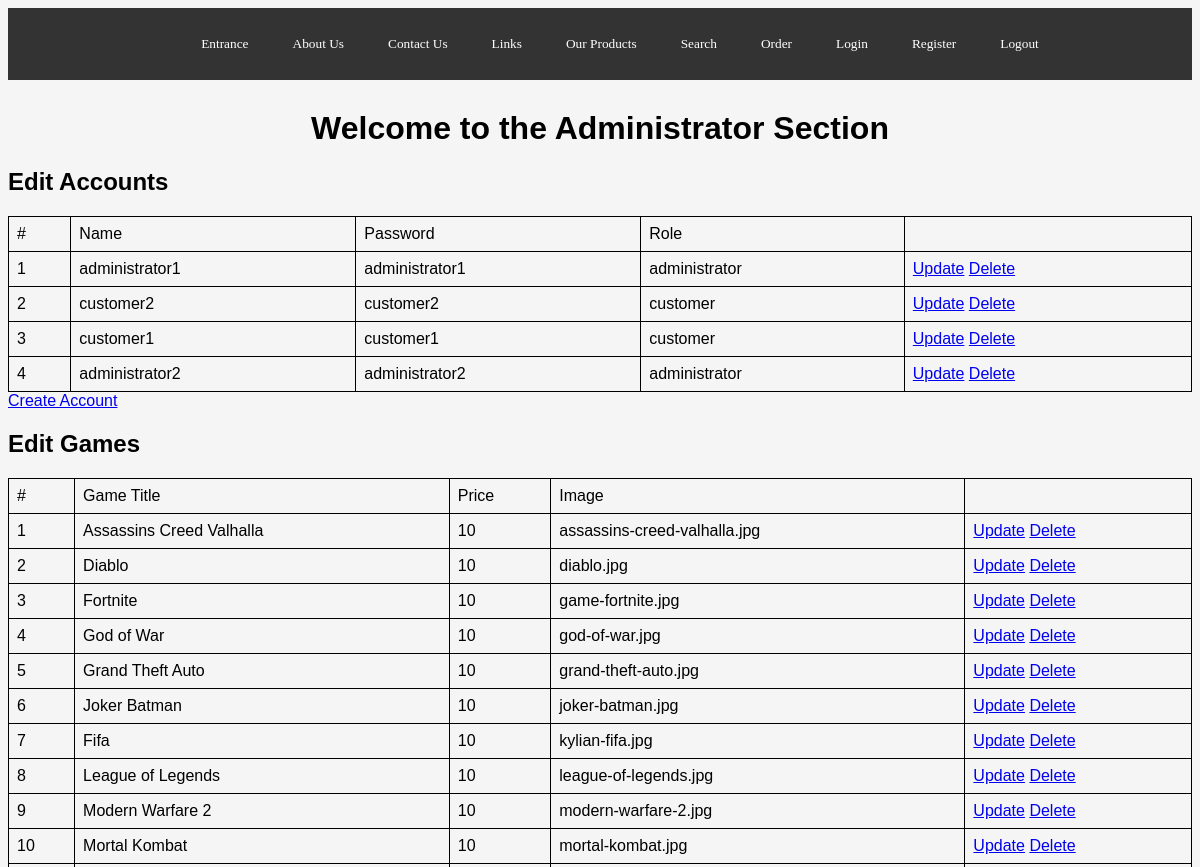
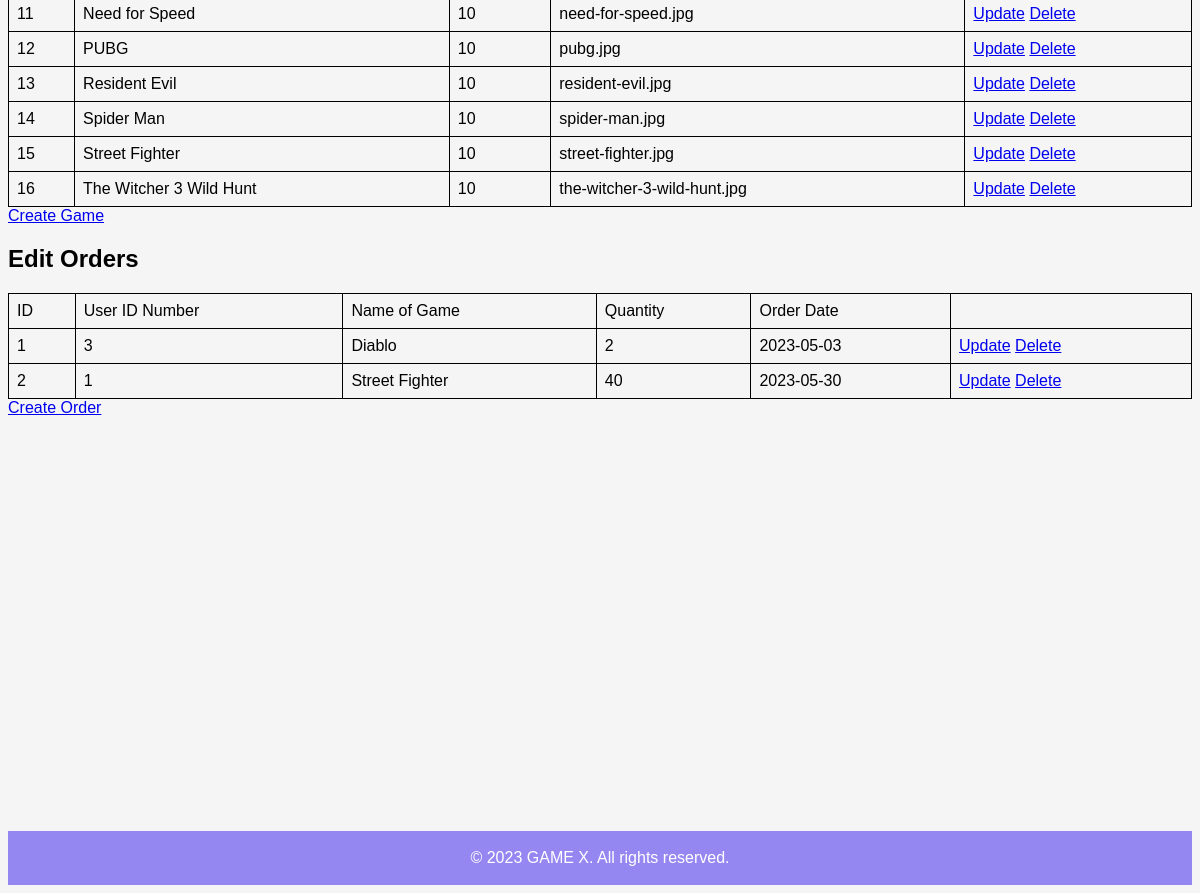
The app's page /admin.php with its own data (2 pictures, top to bottom).
### tables this page shows
CREATE TABLE IF NOT EXISTS `users` (
  `id` int(20) NOT NULL AUTO_INCREMENT,
  `user` varchar(255) NOT NULL,
  `password` varchar(255) NOT NULL,
  `role` varchar(255) NOT NULL,
  PRIMARY KEY (`id`)
);

CREATE TABLE IF NOT EXISTS `games` (
  `id` int(20) NOT NULL AUTO_INCREMENT,
  `game` varchar(255) NOT NULL,
  `price` varchar(255) NOT NULL,
  `image` varchar(255) NOT NULL,
  PRIMARY KEY (`id`)
);

CREATE TABLE IF NOT EXISTS `orders` (
  `id` int(20) NOT NULL AUTO_INCREMENT,
  `user` varchar(255) NOT NULL,
  `game` varchar(255) NOT NULL,
  `quantity` int(50) NOT NULL,
  `date` date NOT NULL,
  PRIMARY KEY (`id`)
);

### admin.php (the view, shortened to what this page needs)
<?php
$pdo = pdo_connect();
$stmt = $pdo->prepare("SELECT * FROM users");
$stmt->execute();
$accounts = $stmt->fetchAll(PDO::FETCH_ASSOC);
$stmt = $pdo->prepare("SELECT * FROM games");
$stmt->execute();
$games = $stmt->fetchAll(PDO::FETCH_ASSOC);
$stmt = $pdo->prepare("SELECT * FROM orders");
$stmt->execute();
$orders = $stmt->fetchAll(PDO::FETCH_ASSOC);
?>
<!DOCTYPE html>
<html lang="en">
<head>
    <link rel="stylesheet" type="text/css" href="admin.css">
</head>
<body>
    <nav>
        <ul class="navcenter">
        <li><button id="entrance" onclick="gotoentrance()">Entrance</button></li>
			<li><button id="about" onclick="gotoabout()">About Us</button></li>
			<li><button id="contact" onclick="gotocontact()">Contact Us</button></li>
            <li><button id="links" onclick="gotolinks()">Links</button></li>
            <li><button id="products" onclick="gotoproducts()">Our Products</button></li>
            <li><button id="search" onclick="gotosearch()">Search</button></li>
            <li><button id="order" onclick="gotoorder()">Order</button></li>
            <li><button id="login" onclick="gotologin()">Login</button></li>
            <li><button id="register"onclick="gotoregister()">Register</button></li>
            <li><button id="logout" onclick="gotologout()">Logout</button></li>
        </ul>
    </nav>
    <h1>Welcome to the Administrator Section</h1>
    <section>
    <h2>Edit Accounts</h2>
    <table>
            <thead>
                <tr>
                <td>#</td>
                <td>Name</td>
                <td>Password</td>
                <td>Role</td>
                <td></td>
                </tr>
            </thead>
            <tbody>
            <tr>
                <?php foreach ($accounts as $account){ ?>
                <td><?=$account['id']?></td>
                <td><?=$account['user']?></td>
                <td><?=$account['password']?></td>
                <td><?=$account['role']?></td>
                <td>
                    <a href="admin.php?update_account=<?=$account['id']?>">Update</a>
                    <a href="admin.php?delete_account=<?=$account['id']?>">Delete</a>
                </td>
                </tr>
                <?php }; ?>
            </tbody>
    </table>
    <a href="admin.php?create_account">Create Account</a>
    <h2>Edit Games</h2>
    <table>
            <thead>
                <tr>
                <td>#</td>
                <td>Game Title</td>
                <td>Price</td>
                <td>Image</td>
                <td></td>
                </tr>
            </thead>
            <tbody>
            <tr>
                <?php foreach ($games as $game): ?>
                <td><?=$game['id']?></td>
                <td><?=$game['game']?></td>
                <td><?=$game['price']?></td>
                <td><?=$game['image']?></td>
                <td>
                    <a href="admin.php?update_game=<?=$game['id']?>">Update</a>
                    <a href="admin.php?delete_game=<?=$game['id']?>">Delete</a>
                </td>
                </tr>
                <?php endforeach; ?>
            </tbody>
        </table>
        <a href="admin.php?create_game">Create Game</a>
    <h2>Edit Orders</h2>
    <table>
            <thead>
                <tr>
                <td>ID</td>
                <td>User ID Number</td>
                <td>Name of Game</td>
                <td>Quantity</td>
                <td>Order Date</td>
                <td></td>
                </tr>
            </thead>
            <tbody>
            <tr>
                <?php foreach ($orders as $order): ?>
                <td><?=$order['id']?></td>
                <td><?=$order['user']?></td>
                <td><?=$order['game']?></td>
                <td><?=$order['quantity']?></td>
                <td><?=$order['date']?></td>
                <td>
                    <a href="admin.php?update_order=<?=$order['id']?>">Update</a>
                    <a href="admin.php?delete_order=<?=$order['id']?>">Delete</a>
                </td>
                </tr>
                <?php endforeach; ?>
            </tbody>
        </table>
        <a href="admin.php?create_order">Create Order</a>
</section>
    <footer>
        <p>&copy; 2023 GAME X. All rights reserved.</p>
    </footer>
</body>
</html>

### admin.css (style rules this page uses)
* { box-sizing: border-box; }
nav { display: flex; justify-content: center; align-items: center; background-color: #333; }
ul { list-style: none; display: flex; }
li { margin: 0 10px; }
table { border: 1px solid black; border-collapse: collapse; width: 100%; }
td { border: 1px solid black; padding: 8px; }
.navcenter button { font-family: cursive; border-radius: 25%; cursor: pointer; background-color: transparent; color: rgb(255, 255, 255); border-radius: 50%; padding: 10px; text-align: center; border-color: transparent; }
body { font-family: Arial, sans-serif; background-color: #f5f5f5; }
h1 { text-align: center; margin-top: 30px; }
footer { background-color: #9587f1; color: #fff; padding: 2px; text-align: center; margin-top: 35%; }

### records on screen
users: id "1", user "administrator1", password "administrator1", role "administrator"
users: id "2", user "customer2", password "customer2", role "customer"
users: id "3", user "customer1", password "customer1", role "customer"
users: id "4", user "administrator2", password "administrator2", role "administrator"
games: id "1", game "Assassins Creed Valhalla", price "10", image "assassins-creed-valhalla.jpg"
games: id "2", game "Diablo", price "10", image "diablo.jpg"
games: id "3", game "Fortnite", price "10", image "game-fortnite.jpg"
games: id "4", game "God of War", price "10", image "god-of-war.jpg"
games: id "5", game "Grand Theft Auto", price "10", image "grand-theft-auto.jpg"
games: id "6", game "Joker Batman", price "10", image "joker-batman.jpg"
games: id "7", game "Fifa", price "10", image "kylian-fifa.jpg"
games: id "8", game "League of Legends", price "10", image "league-of-legends.jpg"
games: id "9", game "Modern Warfare 2", price "10", image "modern-warfare-2.jpg"
games: id "10", game "Mortal Kombat", price "10", image "mortal-kombat.jpg"
games: id "11", game "Need for Speed", price "10", image "need-for-speed.jpg"
games: id "12", game "PUBG", price "10", image "pubg.jpg"
games: id "13", game "Resident Evil", price "10", image "resident-evil.jpg"
games: id "14", game "Spider Man", price "10", image "spider-man.jpg"
games: id "15", game "Street Fighter", price "10", image "street-fighter.jpg"
games: id "16", game "The Witcher 3 Wild Hunt", price "10", image "the-witcher-3-wild-hunt.jpg"
orders: id "1", user "3", game "Diablo", quantity "2", date "2023-05-03"
orders: id "2", user "1", game "Street Fighter", quantity "40", date "2023-05-30"
